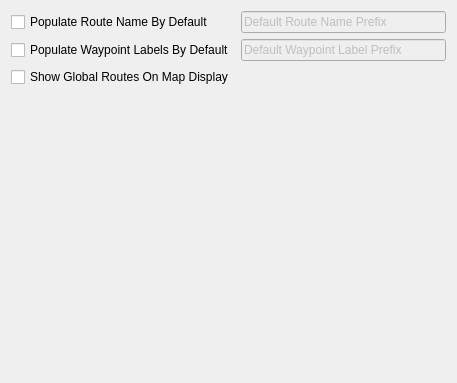
<?xml version="1.0" encoding="UTF-8"?>
<ui version="4.0">
 <class>RouteBrowserPrefWidget</class>
 <widget class="QWidget" name="RouteBrowserPrefWidget">
  <property name="geometry">
   <rect>
    <x>0</x>
    <y>0</y>
    <width>457</width>
    <height>383</height>
   </rect>
  </property>
  <property name="windowTitle">
   <string>Route Browser</string>
  </property>
  <layout class="QVBoxLayout" name="verticalLayout">
   <item>
    <layout class="QGridLayout" name="gridLayout">
     <item row="1" column="0">
      <widget class="QCheckBox" name="mWaypointLabelCheckbox">
       <property name="text">
        <string>Populate Waypoint Labels By Default</string>
       </property>
      </widget>
     </item>
     <item row="0" column="0">
      <widget class="QCheckBox" name="mRouteNameCheckbox">
       <property name="text">
        <string>Populate Route Name By Default</string>
       </property>
      </widget>
     </item>
     <item row="2" column="0">
      <widget class="QCheckBox" name="mShowGlobalRoutesCheckbox">
       <property name="text">
        <string>Show Global Routes On Map Display</string>
       </property>
      </widget>
     </item>
     <item row="1" column="1">
      <widget class="QLineEdit" name="mWaypointLabelLineEdit">
       <property name="enabled">
        <bool>false</bool>
       </property>
       <property name="text">
        <string>Default Waypoint Label Prefix</string>
       </property>
      </widget>
     </item>
     <item row="0" column="1">
      <widget class="QLineEdit" name="mRouteNameLineEdit">
       <property name="enabled">
        <bool>false</bool>
       </property>
       <property name="text">
        <string>Default Route Name Prefix</string>
       </property>
      </widget>
     </item>
    </layout>
   </item>
   <item>
    <spacer name="verticalSpacer">
     <property name="orientation">
      <enum>Qt::Vertical</enum>
     </property>
     <property name="sizeHint" stdset="0">
      <size>
       <width>20</width>
       <height>40</height>
      </size>
     </property>
    </spacer>
   </item>
  </layout>
 </widget>
 <tabstops>
  <tabstop>mRouteNameCheckbox</tabstop>
  <tabstop>mRouteNameLineEdit</tabstop>
  <tabstop>mWaypointLabelCheckbox</tabstop>
  <tabstop>mWaypointLabelLineEdit</tabstop>
  <tabstop>mShowGlobalRoutesCheckbox</tabstop>
 </tabstops>
 <resources/>
 <connections/>
</ui>
